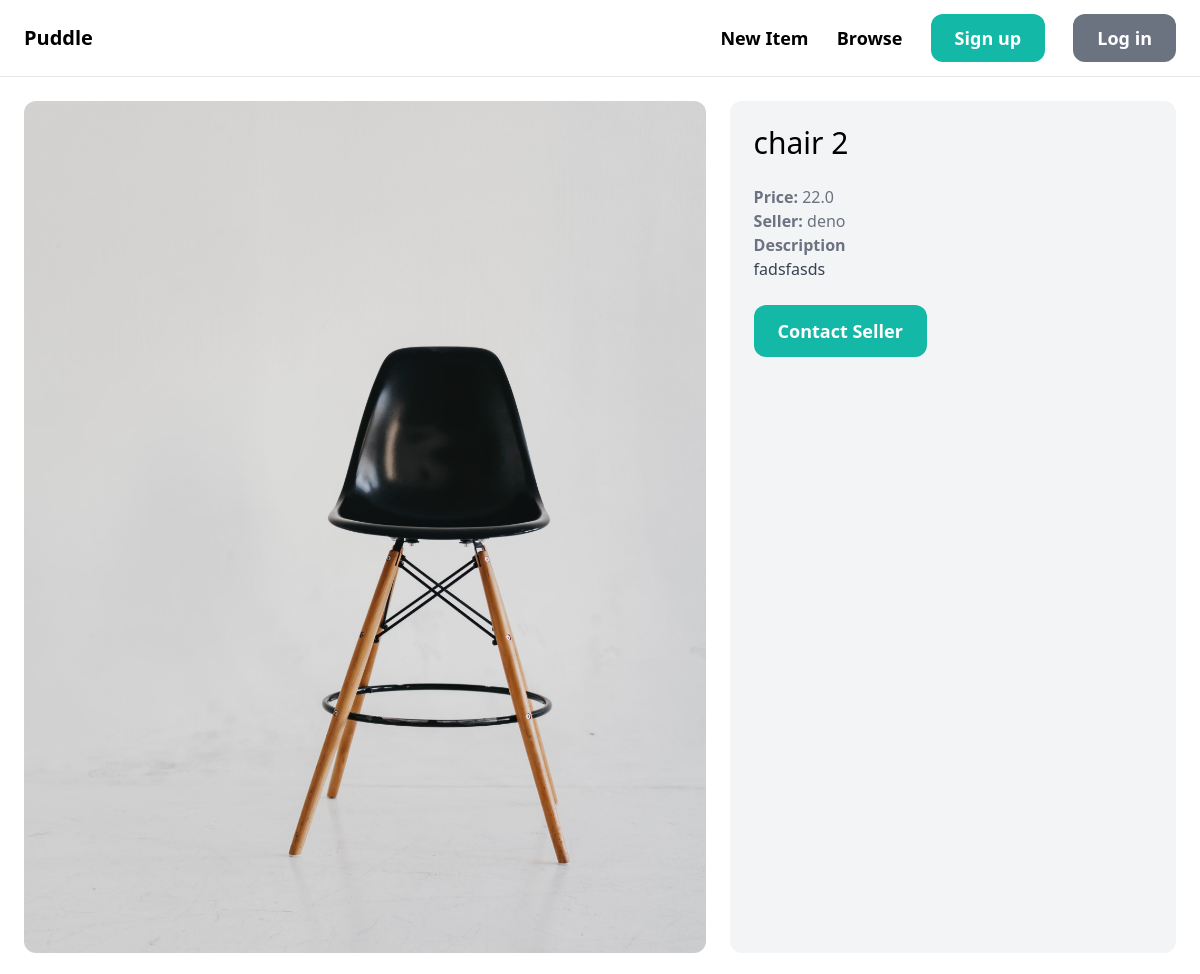
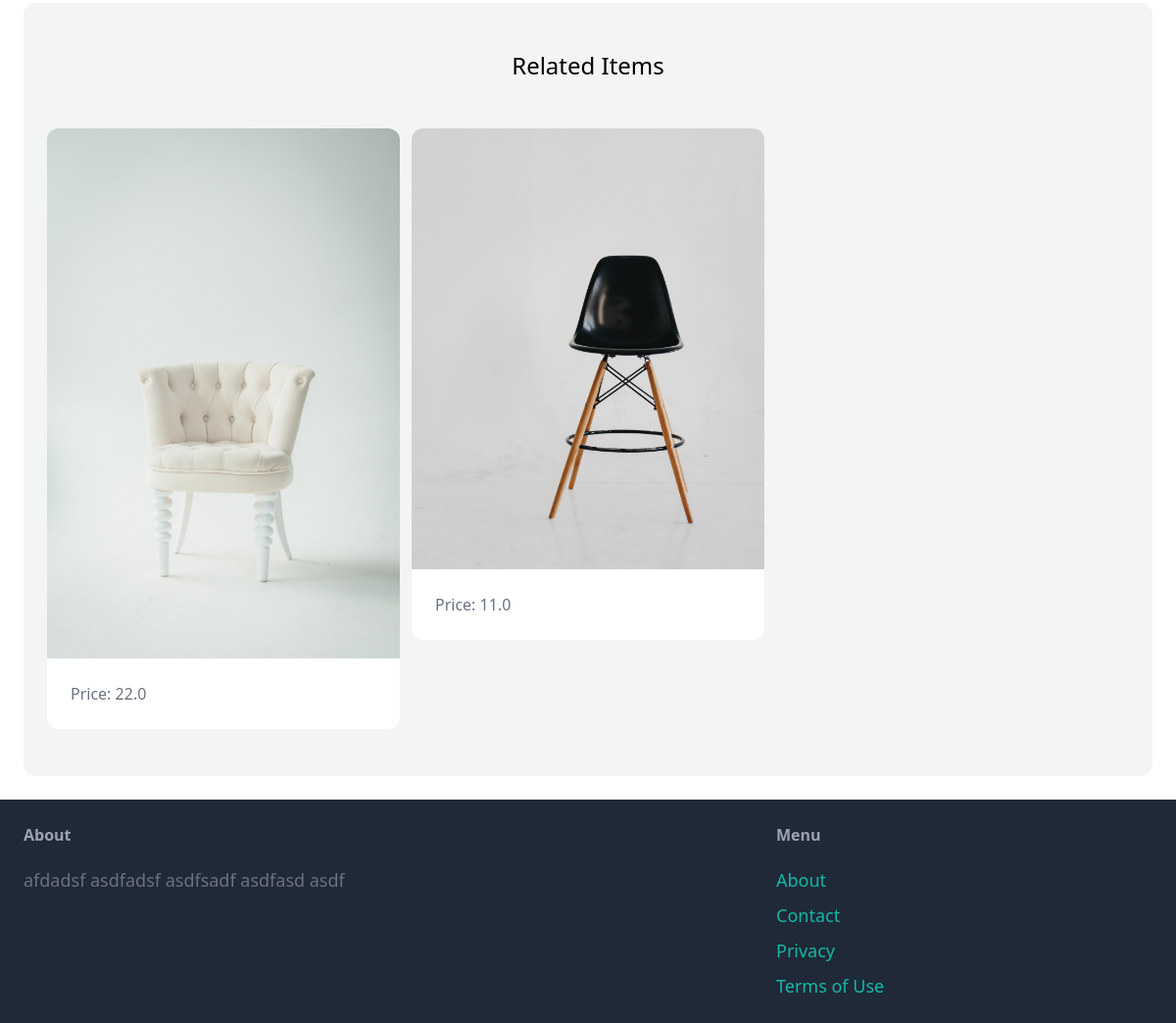
Screenshot of /items/9/ with the database file from the repository (2 pictures, top to bottom).
### core/models.py (models this page shows, shortened)
class Item(models.Model):
    category = models.ForeignKey(Category, related_name='items', on_delete=models.CASCADE)
    creator = models.ForeignKey(User, related_name='items', on_delete=models.CASCADE)
    name = models.CharField(max_length=255)
    description = models.TextField(blank=True, null=True)
    price = models.FloatField()
    image = models.ImageField(upload_to='item_images', blank=True, null=True)
    is_sold = models.BooleanField(default=False)
    updated = models.DateTimeField(auto_now=True)
    created = models.DateTimeField(auto_now_add=True)

### core/views.py (the view)
# urls.py: path('items/<int:pk>/', detail, name='detail')
def detail(request, pk): # card details
    item = get_object_or_404(Item, pk=pk)
    related_items = Item.objects.filter(category=item.category, is_sold=False).exclude(pk=pk)
    context = {'item': item,
               'related_items': related_items}
    return render(request, 'core/detail.html', context)

### core/templates/core/detail.html (shortened to what this page needs)
{% extends 'core/base.html' %}
{% block content %}
<div class='grid grid-cols-5 gap-6'>
    <div class='col-span-3'>
        <img src='{{item.image.url}}' class='rounded-xl'>
    </div>
    <div class='col-span-2 p-6 bg-gray-100 rounded-xl'>
        <h1 class='mb-6 text-3xl'>{{item.name}}</h1>
        <p class='text-gray-500'><strong>Price: </strong>{{item.price}}</p>
        <p class='text-gray-500'><strong>Seller: </strong>{{item.creator.username}}</p>
        {% if item.description %}
        <p class='text-gray-700'>
            <strong class='text-gray-500'>Description</strong><br>
            {{item.description}}
        </p>
        {% endif %}
        <a href='#'
            class='inline-block
            mt-6 px-6 py-3 text-lg
            font-semibold bg-teal-500
            text-white rounded-xl
            hover:bg-teal-700'>
            Contact Seller
        </a>
    </div>
</div>
<div class='mt-6 px-6 py-12 bg-gray-100 rounded-xl'>
    <h2 class='mb-12 text-2xl text-center'>Related Items</h2>
    <div class='grid grid-cols-3 gap-3'>
        {% for related_item in related_items %}
        <div>
            <a href='{% url "detail" related_item.id %}'>
                <div>
                    <img src='{{related_item.image.url }}' class='rounded-t-xl'>
                </div>
                <div class='p-6 bg-white rounded-b-xl'>
                    <p class='text-gray-500'>Price: {{related_item.price}}</p>
                </div>
            </a>
        </div>
        {% endfor %}
    </div>
</div>
{% endblock %}

### rows the page displays
Item: image (picture), name "chair 2", price "22.0", creator.username "deno", description "fadsfasds"
Item: image (picture), price "22.0"
Item: image (picture), price "11.0"
